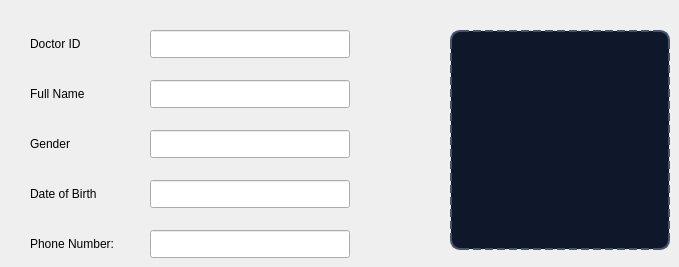
       <widget class="QWidget" name="tab_6">
        <attribute name="title">
         <string>My Information</string>
        </attribute>
        <widget class="QLabel" name="label_24">
         <property name="geometry">
          <rect>
           <x>450</x>
           <y>30</y>
           <width>220</width>
           <height>220</height>
          </rect>
         </property>
         <property name="styleSheet">
          <string notr="true">border: 2px dashed rgb(71, 85, 105);
border-radius: 10px;
background-color: rgb(15, 23, 42);
color: rgb(148, 163, 184);</string>
         </property>
         <property name="text">
          <string/>
         </property>
         <property name="pixmap">
          <pixmap resource="asset/img.qrc">:/avatar.jpeg</pixmap>
         </property>
         <property name="scaledContents">
          <bool>true</bool>
         </property>
         <property name="alignment">
          <set>Qt::AlignmentFlag::AlignCenter</set>
         </property>
        </widget>
        <widget class="QLabel" name="label_25">
         <property name="geometry">
          <rect>
           <x>30</x>
           <y>30</y>
           <width>100</width>
           <height>28</height>
          </rect>
         </property>
         <property name="text">
          <string>Doctor ID</string>
         </property>
        </widget>
        <widget class="QLineEdit" name="lineEdit_2">
         <property name="geometry">
          <rect>
           <x>150</x>
           <y>30</y>
           <width>200</width>
           <height>28</height>
          </rect>
         </property>
        </widget>
        <widget class="QLabel" name="label_26">
         <property name="geometry">
          <rect>
           <x>30</x>
           <y>80</y>
           <width>100</width>
           <height>28</height>
          </rect>
         </property>
         <property name="text">
          <string>Full Name</string>
         </property>
        </widget>
        <widget class="QLineEdit" name="lineEdit_3">
         <property name="geometry">
          <rect>
           <x>150</x>
           <y>80</y>
           <width>200</width>
           <height>28</height>
          </rect>
         </property>
        </widget>
        <widget class="QLabel" name="label_27">
         <property name="geometry">
          <rect>
           <x>30</x>
           <y>130</y>
           <width>100</width>
           <height>28</height>
          </rect>
         </property>
         <property name="text">
          <string>Gender</string>
         </property>
        </widget>
        <widget class="QLineEdit" name="lineEdit_4">
         <property name="geometry">
          <rect>
           <x>150</x>
           <y>130</y>
           <width>200</width>
           <height>28</height>
          </rect>
         </property>
        </widget>
        <widget class="QLabel" name="label_28">
         <property name="geometry">
          <rect>
           <x>30</x>
           <y>180</y>
           <width>100</width>
           <height>28</height>
          </rect>
         </property>
         <property name="text">
          <string>Date of Birth</string>
         </property>
        </widget>
        <widget class="QLineEdit" name="lineEdit_5">
         <property name="geometry">
          <rect>
           <x>150</x>
           <y>180</y>
           <width>200</width>
           <height>28</height>
          </rect>
         </property>
        </widget>
        <widget class="QLabel" name="label_29">
         <property name="geometry">
          <rect>
           <x>30</x>
           <y>230</y>
           <width>100</width>
           <height>28</height>
          </rect>
         </property>
         <property name="text">
          <string>Phone Number:</string>
         </property>
        </widget>
        <widget class="QLineEdit" name="lineEdit_6">
         <property name="geometry">
          <rect>
           <x>150</x>
           <y>230</y>
           <width>200</width>
           <height>28</height>
          </rect>
         </property>
        </widget>
       </widget>
